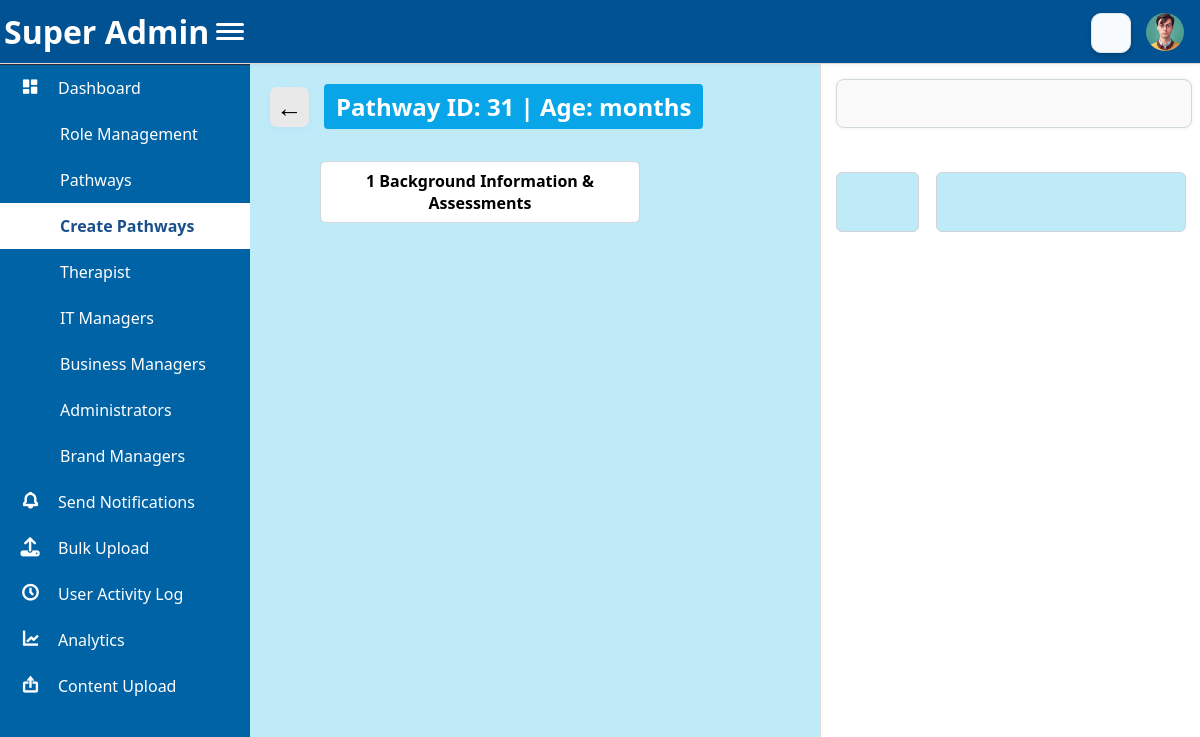
/pages/pathway_page.php?p_id=31 (signed in), run on the app's committed database.
### tables this page shows
CREATE TABLE `navigation_items` (
  `nav_id` int(11) NOT NULL,
  `nav_name` varchar(100) NOT NULL,
  `nav_icon` varchar(100) DEFAULT NULL,
  `nav_link` varchar(255) DEFAULT NULL,
  `parent_id` int(11) DEFAULT NULL,
  `created_at` timestamp NOT NULL DEFAULT current_timestamp(),
  `updated_at` timestamp NOT NULL DEFAULT current_timestamp() ON UPDATE current_timestamp(),
  `sub_nav_link` varchar(255) DEFAULT NULL
);

CREATE TABLE `pathways` (
  `pathway_id` int(11) NOT NULL,
  `pathway_name_id` int(11) NOT NULL,
  `node_number` varchar(50) DEFAULT NULL,
  `parent_node` varchar(50) DEFAULT NULL,
  `sort_order` int(11) DEFAULT 0,
  `is_for_therapist` tinyint(1) DEFAULT 1,
  `p_node_id` varchar(150) DEFAULT NULL,
  `group_name` varchar(100) NOT NULL,
  `created_at` timestamp NOT NULL DEFAULT current_timestamp(),
  `created_by` varchar(255) DEFAULT NULL,
  `update_at` timestamp NULL DEFAULT NULL,
  `update_by` varchar(255) DEFAULT NULL,
  `deleted_at` timestamp NULL DEFAULT NULL,
  `deleted_by` varchar(255) DEFAULT NULL
);

### includes/toolbar.php (the view, shortened to what this page needs)
<?php
require_once '../config.php';
function renderToolbar()
{
    global $pdo;
?>
<div class="toolbar-kit">
<?php
$stmt = $pdo->prepare("SELECT icon_code, tooltip FROM toolbar_icons ORDER BY id ASC");
$stmt->execute();
$icons = $stmt->fetchAll(PDO::FETCH_ASSOC);
foreach ($icons as $index => $icon): ?>
    <?php if ($index === 8) echo '<div class="toolbar-break"></div>'; ?>
<?php endforeach; ?>
</div>
<br><br>
<div>
    <label class="form-control label_blue mt-5"></label>
    <span><label class="form-control label_big_blue mt-5"></label></span>
</div>
<?php
}
?>

### includes/sidebar.php (shortened to what this page needs)
<div class="sidebar" id="sidebar">
    <div class="logo d-flex justify-content-between align-items-center">
        <h2><?php echo SITE_NAME; ?></h2>
    </div>
    <ul class="nav-menu">
        <?php
        $mysqli = new mysqli(DB_HOST, DB_USER, DB_PASS, DB_NAME);
        if ($mysqli->connect_errno) {
            echo "<li><span style='color:red;'>DB Connection Error</span></li>";
        } else {
            $result = $mysqli->query("SELECT * FROM navigation_items ORDER BY nav_id ASC");
            if ($result && $result->num_rows > 0) {
                $currentFile = basename($_SERVER['PHP_SELF']);
                while ($row = $result->fetch_assoc()) {
                    $navName = $row['nav_name'];
                    $navLink = $row['nav_link'];
                    $navIcon = $row['nav_icon'] ?: 'fa-circle';
                    $subLinks = $row['sub_nav_link'];
                    $isActive = '';
                    $navFile = basename($navLink);
                    $subMatch = false;
                    if (!empty($subLinks)) {
                        $subArray = array_map('trim', explode(',', $subLinks));
                        foreach ($subArray as $sub) {
                            if ($currentFile === basename($sub)) {
                                $subMatch = true;
                                break;
                            }
                        }
                    }
                    if ($currentFile === $navFile || $subMatch) {
                        $isActive = 'active';
                    }
                    echo '<li class="' . $isActive . '">';
                    echo '<a href="' . SITE_URL . $navLink . '">';
                    if (strpos($navIcon, ':') !== false) {
                        echo '<iconify-icon class="nav-icon" icon="' . htmlspecialchars($navIcon) . '" width="22" height="22"></iconify-icon>';
                    } elseif (strpos($navIcon, 'bxs-') === 0 || strpos($navIcon, 'bx-') === 0) {
                        echo '<i class="bx nav-icon ' . htmlspecialchars($navIcon) . '"></i>';
                    } else {
                        echo '<i class="fas nav-icon ' . htmlspecialchars($navIcon) . '"></i>';
                    }
                    echo '<span class="nav-text">' . htmlspecialchars($navName) . '</span>';
                    echo '</a>';
                    echo '</li>';
                }
            } else {
                echo '<li><span style="color:lightgray;">No navigation items found</span></li>';
            }
        }
        ?>
    </ul>
</div>
<link href="https://unpkg.com/boxicons@2.1.4/css/boxicons.min.css?v=4.0" rel="stylesheet">
<link href="https://cdnjs.cloudflare.com/ajax/libs/font-awesome/6.4.0/css/all.min.css?v=4.0" rel="stylesheet">

### pages/pathway_page.php (shortened to what this page needs)
<?php
require_once '../includes/header.php';
require_once '../includes/sidebar.php';
$pathwayNameId = $_GET['p_id'] ?? '';
$age = $_GET['age'] ?? '';
?>
<div class="main-content">
<div class="page-header">
        <button class="back-btn" onclick="window.history.back();">&larr;</button>
        <span id="pathway-display" class="page-title">Pathway ID: <?= htmlspecialchars($pathwayNameId) ?> |
        Age: <?= htmlspecialchars($age) ?> months</span>
</div>
<div id="group-container">
<?php
$stmt = $pdo->prepare("
    SELECT node_number, group_name
    FROM pathways
    WHERE pathway_name_id = ?
    ORDER BY node_number
");
$stmt->execute([$pathwayNameId]);
foreach ($stmt->fetchAll(PDO::FETCH_ASSOC) as $g):
?>
<div class="group-row">
    <button class="group-btn"
            data-node="<?= htmlspecialchars($g['node_number']) ?>">
        <?= htmlspecialchars($g['node_number']) ?>
        <?= htmlspecialchars($g['group_name']) ?>
    </button>
</div>
<?php endforeach; ?>
</div>
</div>
<div id="toolbar-panel">
    <?php
        include '../includes/toolbar_loader.php';
    ?>
</div>
<?php require_once '../includes/footer.php'; ?>

### assets/css/style.css (style rules this page uses)
* { margin: 0; padding: 0; box-sizing: border-box; font-family: 'Segoe UI', Tahoma, Geneva, Verdana, sans-serif; }
body { background-color: #f8f8f8!important; color: #333; }
.logo { padding: 20px; text-align: center; border-bottom: 1px solid rgba(255, 255, 255, 0.1); }
.logo h2 { font-size: 1.5rem; font-weight: 600; }
.nav-menu li a { display: flex; align-items: center; padding: 15px 20px; color: #ffffff; text-decoration: none; background-color: #0063a5; transition: all 0.3s; }
.nav-menu li a i { margin-right: 10px; font-size: 1.2rem; width: 20px; text-align: center; color: inherit; }
.nav-menu li.active a { color: #0063a5; background-color: #ffffff; }
.page-header { margin-bottom: 30px; }
.form-control { width: 30%; padding: 10px; border: 1px solid #ddd; border-radius: 14px; font-size: 1rem; }
body { margin:0; padding:0; }
.sidebar { width: 250px; color: white; height: 100vh; position: fixed; top: 10px !important; left: 0; background-color: #0063a5; overflow-y: auto; -webkit-overflow-scrolling: touch; transition: all 0.3s; }
.sidebar .logo { display: flex; justify-content: space-between; align-items: center; padding: 15px; }
.sidebar .nav-menu { list-style: none; padding: 0; margin: 0; }
.sidebar .nav-menu li a { display: flex; align-items: center; padding: 12px 20px; color: white; text-decoration: none; width: 100%; transition: all 0.3s ease; }
.sidebar .nav-menu li.active > a { background-color: #ffffff !important; color: #1a4f8a !important; }
.sidebar .nav-menu li i { margin-right: 10px; transition: color 0.3s; }
.main-content { margin-left: 250px; transition: margin-left 0.3s ease; }
label { font-weight: 600; margin-bottom: 6px; display: block; }
button { background: #2e7d32; border: none; color: white; font-weight: 600; padding: 10px; font-size: 16px; border-radius: 3px; cursor: pointer; }
.form-control { border: 1px solid #ced4da; border-radius: 0.375rem; padding: 0.5rem 0.75rem; font-size: 0.95rem; width: 100%; }
.main-content { background: #fff; min-height: 100vh; padding: 20px; }
.page-header { display: flex; align-items: center; gap: 12px; margin-bottom: 30px; flex-wrap: wrap; }
.page-header { display: flex; align-items: center; gap: 15px; margin-bottom: 32px; }
.back-btn { background: #eae9e9; border: none; border-radius: 7px; font-size: 26px; width: 39px; height: 40px; display: flex; align-items: center; justify-content: center; cursor: pointer; box-shadow: 0 2px 6px rgba(120,180,255,0.09); color: #000000; transition: background 0.3s ease; }
.page-title { display: inline-block; font-size: 1.5rem; font-weight: bold; margin-bottom: 0; margin-left: 0rem; color: #fff; background-color: #08a6e8; border-radius: 4px; padding: 6px 12px; width: auto!important; }
.main-content { flex: 1; padding: 30px; overflow-y: auto; }
.main-content { padding: 30px; min-height: calc(100vh - 60px); background: #f8f8f8; }
@media (min-width: 992px) { .main-content { margin-left: 16rem; margin-top: 4rem; transition: margin-left 0.3s ease; } }
.sidebar { width: 250px; color: #fff; height: 100vh; position: fixed; transition: width 0.3s ease; overflow-y: auto; top: 0; left: 0; z-index: 999; }
.sidebar .logo { display: flex; justify-content: center; align-items: center; background: #141422; padding: 15px; }
.sidebar .logo h2 { font-size: 18px; color: #fff; margin: 0; }
.nav-menu { list-style: none; padding: 0; margin: 0; }
.nav-menu li a { display: flex; align-items: center; gap: 12px; padding: 12px 20px; color: #cfcfcf; text-decoration: none; transition: background 0.3s, color 0.3s; }
.nav-menu li.active a { background: #3a3a5a; color: #fff; font-weight: bold; }
.nav-menu i, iconify-icon { font-size: 20px; color: currentColor; transition: color 0.3s; }
h2 { color: #0d9cf3; font-weight: 600; }
.nav-icon { font-size: 20px; width: 22px; height: 22px; display: inline-flex; align-items: center; justify-content: center; margin-right: 10px; vertical-align: middle; }
iconify-icon.nav-icon { line-height: 1; vertical-align: middle; }
.nav-menu li a { display: flex; align-items: center; gap: 8px; }

### includes/toolbar.php (style rules this page uses)
.toolbar-kit { display: flex; flex-wrap: wrap; background: #f9f9f9; border-radius: 8px; border: 1px solid #cfd8dc; padding: 10px 12px 2px 12px; width: 102%; box-shadow: 0 0 4px #eee; }
.toolbar-break { flex-basis: 100%; height: 15px; }
.label_blue { background: #bfeaf8; width: 83px; height: 60px; }
.label_big_blue { background: #bfeaf8; width: 250px; height: 60px; margin-top: -66px; margin-left: 100px; }

### data on the page
navigation_items: nav_name "Dashboard"
navigation_items: nav_name "Role Management"
navigation_items: nav_name "Pathways"
navigation_items: nav_name "Create Pathways"
navigation_items: nav_name "Therapist"
navigation_items: nav_name "IT Managers"
navigation_items: nav_name "Business Managers"
navigation_items: nav_name "Administrators"
navigation_items: nav_name "Brand Managers"
navigation_items: nav_name "Send Notifications"
navigation_items: nav_name "Bulk Upload"
navigation_items: nav_name "User Activity Log"
navigation_items: nav_name "Analytics"
navigation_items: nav_name "Content Upload"
pathways: node_number "1", group_name "Background Information & Assessments"

### other printed values
$pathwayNameId "31"
